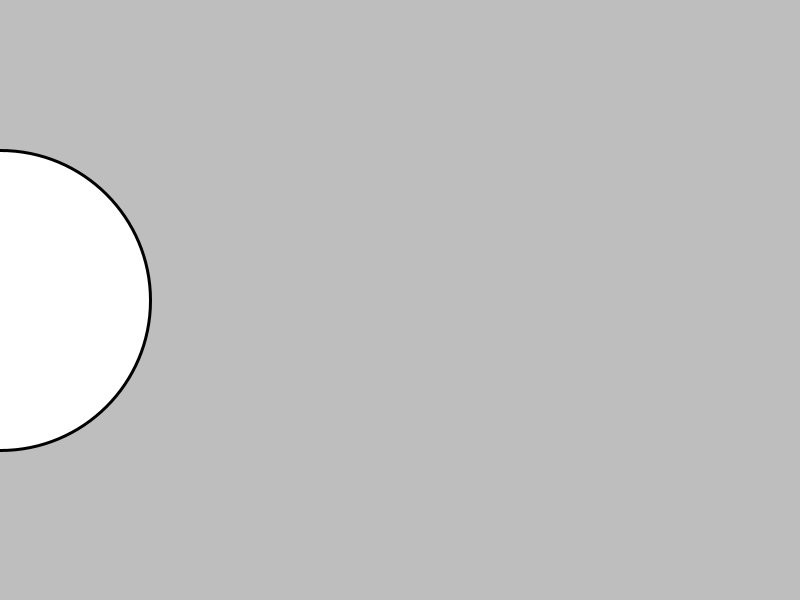
Frame 1 (no input)
Frame 60 (the mouse pressed at the canvas centre just before this capture): identical to frame 1, image omitted
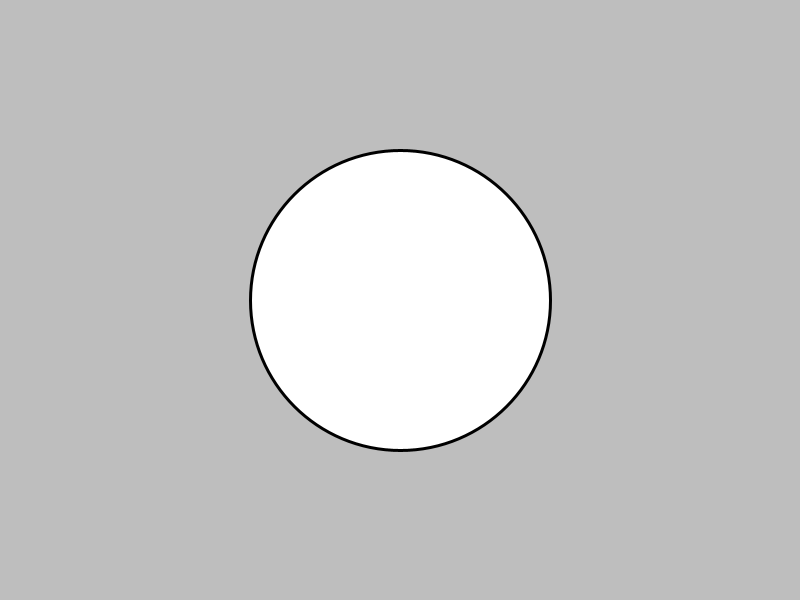
Frame 120 (the mouse held since frame 60 and released just before this capture)

The Processing sketch that drew these frames (run headless with seeded random() and noise(); from frame 60 on, the mouse is pressed at the canvas centre):

// Processing sketch: prova2014_2
// ── prova2014_2.pde
void setup(){
  size(800,600);
  strokeWeight(3);
}

void draw(){
  background(190);
  ellipse(mouseX,height/2,300,300);
}
